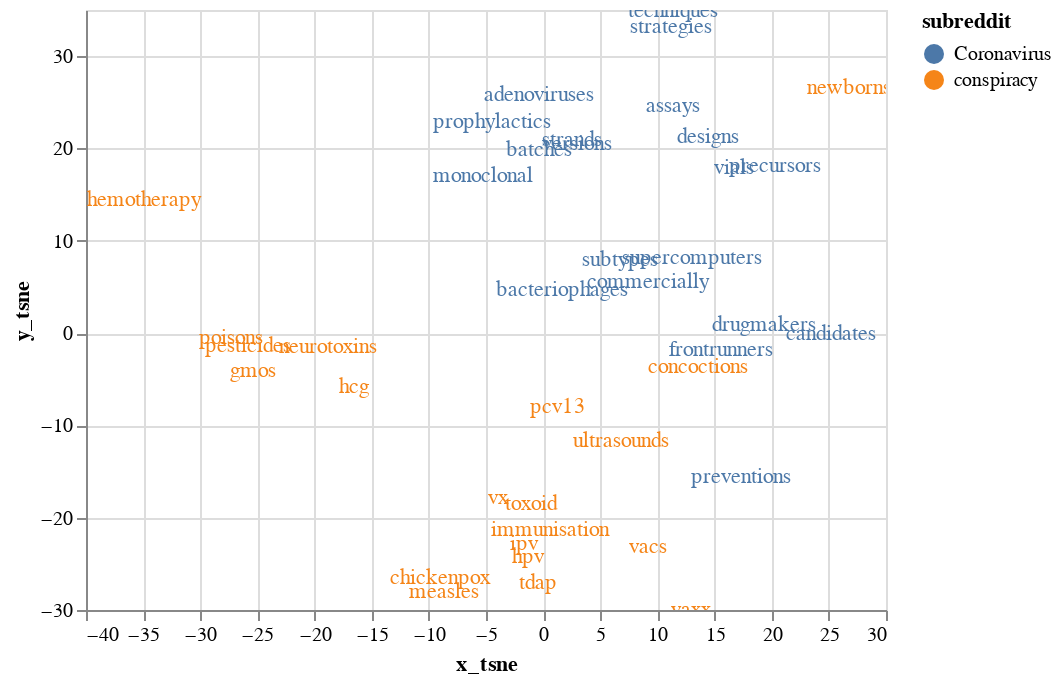

Notebook cell for this chart:
### Code cell
#data
# final version

chart_diffs = (alt.Chart(nbs_diff).mark_text().encode(
		x='x_tsne:Q',
		y='y_tsne:Q',
		text='lex:N',
		color='subreddit:N',
		# column='subr_nb:N',
	)).interactive()


chart_diffs

### Figure 1 — Vega-Lite specification as saved in the notebook (floating-point values rounded to 4 significant figures; data arrays with more than 128 entries replaced by an {"elided": "..."} marker saying what was removed)
{"config": {"view": {"continuousWidth": 400, "continuousHeight": 300}}, "data": {"name": "data-40f4e27cf6e36f85108bc8f5b2c8f278"}, "mark": "text", "encoding": {"color": {"field": "subreddit", "type": "nominal"}, "text": {"field": "lex", "type": "nominal"}, "x": {"field": "x_tsne", "type": "quantitative"}, "y": {"field": "y_tsne", "type": "quantitative"}}, "selection": {"selector010": {"type": "interval", "bind": "scales", "encodings": ["x", "y"]}}, "$schema": "https://vega.github.io/schema/vega-lite/v4.17.0.json", "datasets": {"data-40f4e27cf6e36f85108bc8f5b2c8f278": [{"lex": "candidates", "type": "nb", "subreddit": "Coronavirus", "vec": {"elided": "300 float values"}, "sim": 0.5223, "freq": 4842.0, "x_tsne": 25.2, "y_tsne": -0.06266}, {"lex": "commercially", "type": "nb", "subreddit": "Coronavirus", "vec": {"elided": "300 float values"}, "sim": 0.4566, "freq": 150.0, "x_tsne": 9.194, "y_tsne": 5.498}, {"lex": "strands", "type": "nb", "subreddit": "Coronavirus", "vec": {"elided": "300 float values"}, "sim": 0.4464, "freq": 182.0, "x_tsne": 2.547, "y_tsne": 20.95}, {"lex": "adenoviruses", "type": "nb", "subreddit": "Coronavirus", "vec": {"elided": "300 float values"}, "sim": 0.4208, "freq": 41.0, "x_tsne": -0.3912, "y_tsne": 25.75}, {"lex": "batches", "type": "nb", "subreddit": "Coronavirus", "vec": {"elided": "300 float values"}, "sim": 0.4159, "freq": 302.0, "x_tsne": -0.3264, "y_tsne": 19.82}, {"lex": "vials", "type": "nb", "subreddit": "Coronavirus", "vec": {"elided": "300 float values"}, "sim": 0.413, "freq": 353.0, "x_tsne": 16.7, "y_tsne": 17.92}, {"lex": "prophylactics", "type": "nb", "subreddit": "Coronavirus", "vec": {"elided": "300 float values"}, "sim": 0.4123, "freq": 20.0, "x_tsne": -4.49, "y_tsne": 22.92}, {"lex": "drugmakers", "type": "nb", "subreddit": "Coronavirus", "vec": {"elided": "300 float values"}, "sim": 0.4055, "freq": 37.0, "x_tsne": 19.3, "y_tsne": 0.8446}, {"lex": "precursors", "type": "nb", "subreddit": "Coronavirus", "vec": {"elided": "300 float values"}, "sim": 0.402, "freq": 59.0, "x_tsne": 20.31, "y_tsne": 18.12}, {"lex": "preventions", "type": "nb", "subreddit": "Coronavirus", "vec": {"elided": "300 float values"}, "sim": 0.4001, "freq": 20.0, "x_tsne": 17.35, "y_tsne": -15.62}, {"lex": "versions", "type": "nb", "subreddit": "Coronavirus", "vec": {"elided": "300 float values"}, "sim": 0.396, "freq": 1013.0, "x_tsne": 2.98, "y_tsne": 20.49}, {"lex": "designs", "type": "nb", "subreddit": "Coronavirus", "vec": {"elided": "300 float values"}, "sim": 0.388, "freq": 343.0, "x_tsne": 14.4, "y_tsne": 21.2}, {"lex": "supercomputers", "type": "nb", "subreddit": "Coronavirus", "vec": {"elided": "300 float values"}, "sim": 0.3861, "freq": 71.0, "x_tsne": 13.02, "y_tsne": 8.087}, {"lex": "assays", "type": "nb", "subreddit": "Coronavirus", "vec": {"elided": "300 float values"}, "sim": 0.3845, "freq": 115.0, "x_tsne": 11.34, "y_tsne": 24.56}, {"lex": "monoclonal", "type": "nb", "subreddit": "Coronavirus", "vec": {"elided": "300 float values"}, "sim": 0.3819, "freq": 214.0, "x_tsne": -5.28, "y_tsne": 16.97}, {"lex": "strategies", "type": "nb", "subreddit": "Coronavirus", "vec": {"elided": "300 float values"}, "sim": 0.3794, "freq": 1362.0, "x_tsne": 11.2, "y_tsne": 33.16}, {"lex": "subtypes", "type": "nb", "subreddit": "Coronavirus", "vec": {"elided": "300 float values"}, "sim": 0.3787, "freq": 27.0, "x_tsne": 6.698, "y_tsne": 7.96}, {"lex": "frontrunners", "type": "nb", "subreddit": "Coronavirus", "vec": {"elided": "300 float values"}, "sim": 0.3787, "freq": 29.0, "x_tsne": 15.6, "y_tsne": -1.803}, {"lex": "techniques", "type": "nb", "subreddit": "Coronavirus", "vec": {"elided": "300 float values"}, "sim": 0.3759, "freq": 1133.0, "x_tsne": 11.32, "y_tsne": 34.89}, {"lex": "bacteriophages", "type": "nb", "subreddit": "Coronavirus", "vec": {"elided": "300 float values"}, "sim": 0.3754, "freq": 22.0, "x_tsne": 1.609, "y_tsne": 4.614}, {"lex": "vx", "type": "nb", "subreddit": "conspiracy", "vec": {"elided": "300 float values"}, "sim": 0.5896, "freq": 68.0, "x_tsne": -3.966, "y_tsne": -17.91}, {"lex": "neurotoxins", "type": "nb", "subreddit": "conspiracy", "vec": {"elided": "300 float values"}, "sim": 0.5175, "freq": 33.0, "x_tsne": -18.81, "y_tsne": -1.522}, {"lex": "gmos", "type": "nb", "subreddit": "conspiracy", "vec": {"elided": "300 float values"}, "sim": 0.5111, "freq": 179.0, "x_tsne": -25.42, "y_tsne": -4.067}, {"lex": "pesticides", "type": "nb", "subreddit": "conspiracy", "vec": {"elided": "300 float values"}, "sim": 0.5029, "freq": 291.0, "x_tsne": -25.83, "y_tsne": -1.372}, {"lex": "ipv", "type": "nb", "subreddit": "conspiracy", "vec": {"elided": "300 float values"}, "sim": 0.4875, "freq": 43.0, "x_tsne": -1.634, "y_tsne": -22.9}, {"lex": "measles", "type": "nb", "subreddit": "conspiracy", "vec": {"elided": "300 float values"}, "sim": 0.4672, "freq": 2704.0, "x_tsne": -8.651, "y_tsne": -28.05}, {"lex": "vacs", "type": "nb", "subreddit": "conspiracy", "vec": {"elided": "300 float values"}, "sim": 0.4645, "freq": 35.0, "x_tsne": 9.196, "y_tsne": -23.23}, {"lex": "pcv13", "type": "nb", "subreddit": "conspiracy", "vec": {"elided": "300 float values"}, "sim": 0.4522, "freq": 16.0, "x_tsne": 1.312, "y_tsne": -7.965}, {"lex": "hpv", "type": "nb", "subreddit": "conspiracy", "vec": {"elided": "300 float values"}, "sim": 0.452, "freq": 699.0, "x_tsne": -1.336, "y_tsne": -24.28}, {"lex": "chickenpox", "type": "nb", "subreddit": "conspiracy", "vec": {"elided": "300 float values"}, "sim": 0.4516, "freq": 437.0, "x_tsne": -8.992, "y_tsne": -26.57}, {"lex": "immunisation", "type": "nb", "subreddit": "conspiracy", "vec": {"elided": "300 float values"}, "sim": 0.4512, "freq": 110.0, "x_tsne": 0.6187, "y_tsne": -21.36}, {"lex": "toxoid", "type": "nb", "subreddit": "conspiracy", "vec": {"elided": "300 float values"}, "sim": 0.4511, "freq": 29.0, "x_tsne": -1.04, "y_tsne": -18.52}, {"lex": "chemotherapy", "type": "nb", "subreddit": "conspiracy", "vec": {"elided": "300 float values"}, "sim": 0.45, "freq": 331.0, "x_tsne": -35.41, "y_tsne": 14.42}, {"lex": "tdap", "type": "nb", "subreddit": "conspiracy", "vec": {"elided": "300 float values"}, "sim": 0.4481, "freq": 96.0, "x_tsne": -0.4126, "y_tsne": -27.06}, {"lex": "poisons", "type": "nb", "subreddit": "conspiracy", "vec": {"elided": "300 float values"}, "sim": 0.436, "freq": 234.0, "x_tsne": -27.28, "y_tsne": -0.5087}, {"lex": "newborns", "type": "nb", "subreddit": "conspiracy", "vec": {"elided": "300 float values"}, "sim": 0.4356, "freq": 243.0, "x_tsne": 26.79, "y_tsne": 26.53}, {"lex": "hcg", "type": "nb", "subreddit": "conspiracy", "vec": {"elided": "300 float values"}, "sim": 0.429, "freq": 114.0, "x_tsne": -16.53, "y_tsne": -5.874}, {"lex": "ultrasounds", "type": "nb", "subreddit": "conspiracy", "vec": {"elided": "300 float values"}, "sim": 0.4282, "freq": 54.0, "x_tsne": 6.797, "y_tsne": -11.67}, {"lex": "vaxx", "type": "nb", "subreddit": "conspiracy", "vec": {"elided": "300 float values"}, "sim": 0.4276, "freq": 770.0, "x_tsne": 12.9, "y_tsne": -29.97}, {"lex": "concoctions", "type": "nb", "subreddit": "conspiracy", "vec": {"elided": "300 float values"}, "sim": 0.427, "freq": 35.0, "x_tsne": 13.51, "y_tsne": -3.667}]}}
